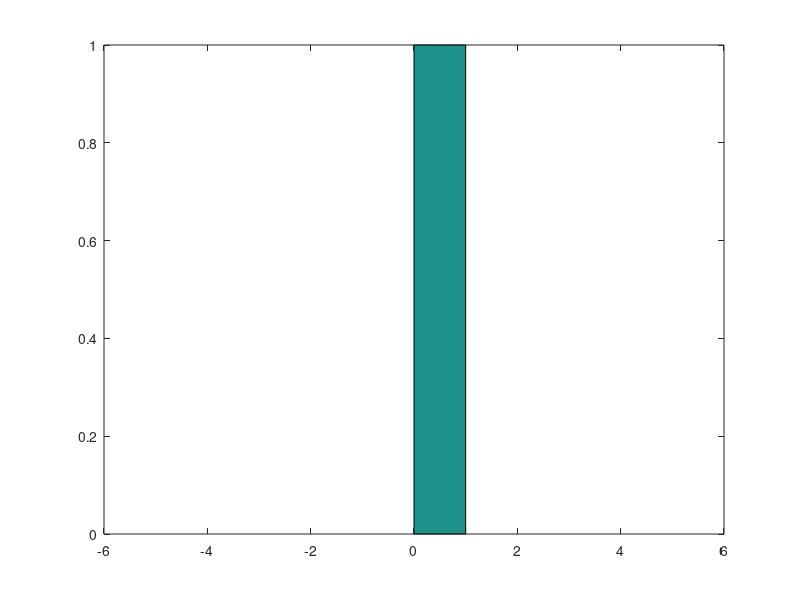

MATLAB code for this plot:
clear all

% set up recording vectors
coin_tosses= zeros( 1000 , 10 ) ;
v1 = zeros( 100000 , 1 ) ;
v_rand = zeros( 100000 , 1 ) ;
v_min = zeros( 100000 , 1 ) ;

for ii = 1 : 100000

% toss the coins
coin_tosses = ( rand(1000,10) > 0.5 ) ;

% c1 is the first coin, i.e. the first row of above matrix
v1(ii) = sum( coin_tosses( 1 , : ) ) / 10 ;

% c_rand, a random choice
v_rand(ii) = sum( coin_tosses( randi(1000) , : ) ) / 10 ;

% the coin with the min heads
v_min(ii) = min( sum( coin_tosses , 2 ) ) / 10 ;

end

ave_v1 = mean( v1 ) ;
ave_v_rand = mean( v_rand ) ;
ave_v_min = mean( v_min ) ;

hist( ave_v1 )
